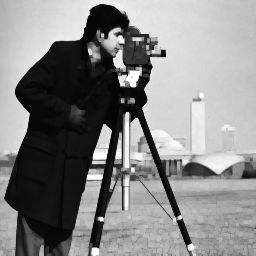
#> input picture Exercise5/output/exercise_05a_output_01.pgm, 256 x 256 px
$ python a5.py 5 output/exercise_05a_output_01.pgm out.png
#> lines starting #> are read from the running program, lines starting #| are printed output that depends on the picture
### Exercise3/a3.py
#!/usr/bin/env python3
import sys
import cv2
import numpy as np
import os

def custom_erosion(img, kernel_size):
    """
    Perform morphological erosion on a grayscale image.

    Args:
        img (numpy.ndarray): Grayscale image.
        kernel_size (int): Size of the square kernel (should be odd).

    Returns:
        numpy.ndarray: Eroded image.
    """
    h, w = img.shape
    pad = kernel_size // 2
    out = np.zeros_like(img)

    for y in range(h):
        for x in range(w):
            # Define the neighborhood bounds considering image limits.
            y_start = max(0, y - pad)
            y_end = min(h, y + pad + 1)
            x_start = max(0, x - pad)
            x_end = min(w, x + pad + 1)

            # Extract the valid neighborhood region.
            roi = img[y_start:y_end, x_start:x_end]

            # Assign the minimum value found in the region.
            out[y, x] = np.min(roi)

    return out


# [59 lines left out: function run, not called in this run]

# [2 lines that do not run on import are left out]

### Exercise3/b3.py
#!/usr/bin/env python3
import sys
import cv2
import numpy as np
import os

def custom_dilation(img, kernel_size):
    """
    Perform morphological dilation on a grayscale image.

    Args:
        img (numpy.ndarray): Grayscale image.
        kernel_size (int): Size of the square kernel (should be odd).

    Returns:
        numpy.ndarray: Dilated image.
    """
    h, w = img.shape
    pad = kernel_size // 2
    out = np.zeros_like(img)

    for y in range(h):
        for x in range(w):
            # Define the neighborhood bounds (handling borders).
            y_start = max(0, y - pad)
            y_end = min(h, y + pad + 1)
            x_start = max(0, x - pad)
            x_end = min(w, x + pad + 1)

            # Extract the valid neighborhood region.
            roi = img[y_start:y_end, x_start:x_end]

            # Assign the maximum value found in the region.
            out[y, x] = np.max(roi)

    return out

# [59 lines left out: function run, not called in this run]

# [2 lines that do not run on import are left out]

### Exercise2/b2/b2.py
import cv2
import sys
import os
import numpy as np

def compare_images(image_path1, image_path2):
    """
    Reads two grayscale PGM images and compares them.
    Two images are equal if:
      - They have the same dimensions.
      - Every corresponding pixel has the same intensity.

    Args:
        image_path1 (str): Path to the first input PGM image.
        image_path2 (str): Path to the second input PGM image.

    Returns:
        bool: True if the images are equal, False otherwise.
    """

    ## Ingest Images from file paths
    img1 = cv2.imread(image_path1, cv2.IMREAD_GRAYSCALE)
    img2=cv2.imread(image_path2, cv2.IMREAD_GRAYSCALE)


    ## Check n_pixels
    if img1.size!=img2.size:
        return False

    are_equal=True

    ## Set dimensions
    nrows=img1.shape[0]
    ncols=img1.shape[1]

    ## Iterate through each row and column (each pixel)
    for row in range(0,nrows):
        for col in range(0,ncols):
            ## Set a value for the current pixel of each image
            cur_pixel_img1=img1[row,col]
            cur_pixel_img2=img2[row,col]
            ## Check for equality, and set to false if values are not equal
            if cur_pixel_img1!=cur_pixel_img2:
                are_equal=False

    return are_equal


# [41 lines left out: function run, not called in this run]

# [2 lines that do not run on import are left out]

### Exercise4/a4.py
#!/usr/bin/env python3
import sys
import cv2
import os
from Exercise3.a3 import custom_erosion
from Exercise3.b3 import custom_dilation

def custom_opening(img, kernel_size):
    """
    Perform morphological opening on a grayscale image.
    Opening is defined as erosion followed by dilation.

    Args:
        img (numpy.ndarray): Grayscale image.
        kernel_size (int): Size of the square kernel.

    Returns:
        numpy.ndarray: Image after opening.
    """
    return custom_dilation(custom_erosion(img, kernel_size), kernel_size)

# [55 lines left out: function run, not called in this run]

# [2 lines that do not run on import are left out]

### Exercise5/a5.py
#!/usr/bin/env python3
import sys
import cv2
import os
from Exercise4.a4 import custom_opening
from Exercise2.b2.b2 import compare_images

def main():
    """
    Checks the idempotence of the morphological opening operation.

    Usage:
      python exercise_05a.py <i> <input_image> <output_text_file>

      where:
       - <i> is an integer such that kernel size = 2*i + 1.
       - <input_image> is the path to the input PGM image.
       - <output_text_file> is the path to the text file where the result will be written.

    If no arguments are provided, default values are used:
      - i: 1 (kernel size becomes 3)
      - input_image: ./src/cam_74.pgm
      - output_text_file: ./output/exercise_05a_result.txt
    """
    script_dir = os.path.dirname(os.path.abspath(__file__))

    if len(sys.argv) == 1:
        input_image_path = os.path.join(script_dir, "src", "cam_74.pgm")
        output_text_path = os.path.join(script_dir, "output", "exercise_05a_result.txt")
        print("No arguments provided. Using default values:")
        print("  i:", i, "-> kernel size =", 2 * i + 1)
        print("  Input image:", input_image_path)
        print("  Output text file:", output_text_path)
    elif len(sys.argv) < 4:
        print("Usage: python exercise_05a.py <i> <input_image> <output_text_file>")
        sys.exit(1)
    else:
        i = int(sys.argv[1])
        input_image_path = sys.argv[2]
        output_text_path = sys.argv[3]

    # Load the image in grayscale.
    img = cv2.imread(input_image_path, cv2.IMREAD_GRAYSCALE)
#> img is the input picture: shape (256, 256); min 4, max 255, mean 134.8
    if img is None:
        print(f"Error: could not load image {input_image_path}")
        sys.exit(1)

    kernel_size = 2 * i + 1

    opened_once = custom_opening(img, kernel_size)
#> after the loop in custom_erosion, `for y in range(h):`:
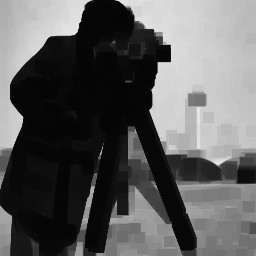
#> out: shape (256, 256); min 4, max 234, mean 93.2
#> in custom_dilation, `h, w = img.shape`: h = 256
#> after the loop in custom_dilation, `for y in range(h):`:
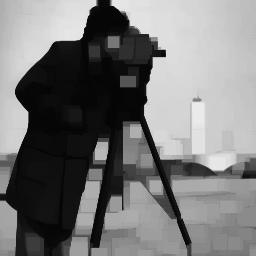
#> out: shape (256, 256); min 4, max 234, mean 119.7
    opened_twice = custom_opening(opened_once, kernel_size)

    output_img1 = os.path.join(script_dir, "output", "exercise_05a_output_01.pgm")
    output_img2 = os.path.join(script_dir, "output", "exercise_05a_output_02.pgm")
    os.makedirs(os.path.dirname(output_img1), exist_ok=True)
    cv2.imwrite(output_img1, opened_once)
    cv2.imwrite(output_img2, opened_twice)

    identical = compare_images(output_img1, output_img2)

    with open(output_text_path, "w") as f:
        f.write(f"Opening is idempotent: {identical}\n")

    print(f"Comparison result saved in {output_text_path}")
    print("Opening is idempotent:", identical)
    return identical

if __name__ == "__main__":
    main()
